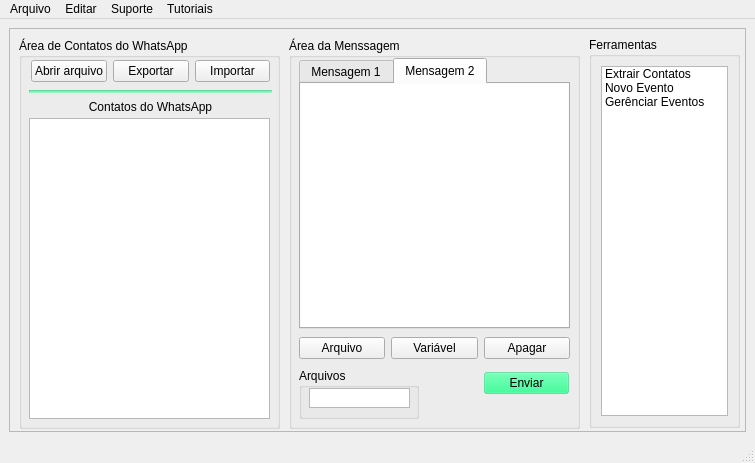
<?xml version="1.0" encoding="UTF-8"?>
<ui version="4.0">
 <author>Gabriel Dantas</author>
 <class>MainWindow</class>
 <widget class="QMainWindow" name="MainWindow">
  <property name="geometry">
   <rect>
    <x>0</x>
    <y>0</y>
    <width>755</width>
    <height>463</height>
   </rect>
  </property>
  <property name="minimumSize">
   <size>
    <width>0</width>
    <height>0</height>
   </size>
  </property>
  <property name="maximumSize">
   <size>
    <width>755</width>
    <height>463</height>
   </size>
  </property>
  <property name="windowTitle">
   <string>Robô WhatsApp</string>
  </property>
  <widget class="QWidget" name="centralwidget">
   <layout class="QGridLayout" name="gridLayout">
    <item row="0" column="0">
     <widget class="QFrame" name="frame">
      <property name="frameShape">
       <enum>QFrame::StyledPanel</enum>
      </property>
      <property name="frameShadow">
       <enum>QFrame::Raised</enum>
      </property>
      <widget class="QGroupBox" name="groupBox">
       <property name="geometry">
        <rect>
         <x>10</x>
         <y>10</y>
         <width>261</width>
         <height>391</height>
        </rect>
       </property>
       <property name="title">
        <string>Área de Contatos do WhatsApp</string>
       </property>
       <widget class="QWidget" name="verticalLayoutWidget">
        <property name="geometry">
         <rect>
          <x>10</x>
          <y>20</y>
          <width>243</width>
          <height>57</height>
         </rect>
        </property>
        <layout class="QVBoxLayout" name="verticalLayout_2">
         <item>
          <layout class="QHBoxLayout" name="horizontalLayout">
           <property name="margin">
            <number>2</number>
           </property>
           <item>
            <widget class="QPushButton" name="pushButton_2">
             <property name="styleSheet">
              <string notr="true">border-color: rgb(0, 170, 127);</string>
             </property>
             <property name="text">
              <string>Abrir arquivo</string>
             </property>
            </widget>
           </item>
           <item>
            <widget class="QPushButton" name="pushButton">
             <property name="text">
              <string>Exportar</string>
             </property>
            </widget>
           </item>
           <item>
            <widget class="QPushButton" name="pushButton_3">
             <property name="text">
              <string>Importar</string>
             </property>
            </widget>
           </item>
          </layout>
         </item>
         <item>
          <widget class="Line" name="line">
           <property name="styleSheet">
            <string notr="true">background-color: rgba(0, 255, 127, 90);</string>
           </property>
           <property name="orientation">
            <enum>Qt::Horizontal</enum>
           </property>
          </widget>
         </item>
         <item>
          <widget class="QLabel" name="label">
           <property name="text">
            <string>Contatos do WhatsApp</string>
           </property>
           <property name="alignment">
            <set>Qt::AlignCenter</set>
           </property>
          </widget>
         </item>
        </layout>
       </widget>
       <widget class="QListView" name="listView">
        <property name="geometry">
         <rect>
          <x>10</x>
          <y>80</y>
          <width>241</width>
          <height>301</height>
         </rect>
        </property>
        <property name="styleSheet">
         <string notr="true">border-color: rgb(0, 170, 127);</string>
        </property>
       </widget>
      </widget>
      <widget class="QGroupBox" name="groupBox_2">
       <property name="geometry">
        <rect>
         <x>280</x>
         <y>10</y>
         <width>291</width>
         <height>391</height>
        </rect>
       </property>
       <property name="styleSheet">
        <string notr="true">gridline-color: rgb(0, 170, 127);</string>
       </property>
       <property name="title">
        <string>Área da Menssagem</string>
       </property>
       <widget class="QTabWidget" name="tabelas_de_mensagens">
        <property name="geometry">
         <rect>
          <x>10</x>
          <y>20</y>
          <width>271</width>
          <height>271</height>
         </rect>
        </property>
        <property name="currentIndex">
         <number>1</number>
        </property>
        <widget class="QWidget" name="tab">
         <attribute name="title">
          <string>Mensagem 1</string>
         </attribute>
         <widget class="QWidget" name="gridLayoutWidget">
          <property name="geometry">
           <rect>
            <x>-1</x>
            <y>-1</y>
            <width>271</width>
            <height>251</height>
           </rect>
          </property>
          <layout class="QGridLayout" name="gridLayout_2">
           <item row="0" column="0">
            <widget class="QTextEdit" name="caixa_msg_1">
             <property name="html">
              <string>&lt;!DOCTYPE HTML PUBLIC &quot;-//W3C//DTD HTML 4.0//EN&quot; &quot;http://www.w3.org/TR/REC-html40/strict.dtd&quot;&gt;
&lt;html&gt;&lt;head&gt;&lt;meta name=&quot;qrichtext&quot; content=&quot;1&quot; /&gt;&lt;style type=&quot;text/css&quot;&gt;
p, li { white-space: pre-wrap; }
&lt;/style&gt;&lt;/head&gt;&lt;body style=&quot; font-family:'MS Shell Dlg 2'; font-size:8.25pt; font-weight:400; font-style:normal;&quot;&gt;
&lt;p style=&quot;-qt-paragraph-type:empty; margin-top:0px; margin-bottom:0px; margin-left:0px; margin-right:0px; -qt-block-indent:0; text-indent:0px; font-size:8pt;&quot;&gt;&lt;br /&gt;&lt;/p&gt;&lt;/body&gt;&lt;/html&gt;</string>
             </property>
            </widget>
           </item>
          </layout>
         </widget>
        </widget>
        <widget class="QWidget" name="tab_2">
         <attribute name="title">
          <string>Mensagem 2</string>
         </attribute>
         <widget class="QWidget" name="gridLayoutWidget_2">
          <property name="geometry">
           <rect>
            <x>-1</x>
            <y>-1</y>
            <width>271</width>
            <height>251</height>
           </rect>
          </property>
          <layout class="QGridLayout" name="gridLayout_3">
           <item row="0" column="0">
            <widget class="QPlainTextEdit" name="plainTextEdit"/>
           </item>
          </layout>
         </widget>
        </widget>
       </widget>
       <widget class="QWidget" name="horizontalLayoutWidget_2">
        <property name="geometry">
         <rect>
          <x>10</x>
          <y>290</y>
          <width>271</width>
          <height>41</height>
         </rect>
        </property>
        <layout class="QHBoxLayout" name="horizontalLayout_2">
         <item>
          <widget class="QPushButton" name="pushButton_5">
           <property name="text">
            <string>Arquivo</string>
           </property>
          </widget>
         </item>
         <item>
          <widget class="QPushButton" name="pushButton_6">
           <property name="text">
            <string>Variável</string>
           </property>
          </widget>
         </item>
         <item>
          <widget class="QPushButton" name="pushButton_4">
           <property name="text">
            <string>Apagar</string>
           </property>
          </widget>
         </item>
        </layout>
       </widget>
       <widget class="QWidget" name="horizontalLayoutWidget_3">
        <property name="geometry">
         <rect>
          <x>185</x>
          <y>330</y>
          <width>101</width>
          <height>31</height>
         </rect>
        </property>
        <layout class="QHBoxLayout" name="horizontalLayout_3">
         <property name="leftMargin">
          <number>10</number>
         </property>
         <property name="rightMargin">
          <number>6</number>
         </property>
         <item>
          <widget class="QPushButton" name="pushButton_7">
           <property name="styleSheet">
            <string notr="true">background-color: rgba(0, 255, 127, 90);</string>
           </property>
           <property name="text">
            <string>Enviar</string>
           </property>
          </widget>
         </item>
        </layout>
       </widget>
       <widget class="QGroupBox" name="groupBox_4">
        <property name="geometry">
         <rect>
          <x>10</x>
          <y>330</y>
          <width>120</width>
          <height>51</height>
         </rect>
        </property>
        <property name="title">
         <string>Arquivos</string>
        </property>
        <widget class="QListWidget" name="listWidget_2">
         <property name="geometry">
          <rect>
           <x>10</x>
           <y>20</y>
           <width>101</width>
           <height>20</height>
          </rect>
         </property>
         <property name="maximumSize">
          <size>
           <width>150</width>
           <height>40</height>
          </size>
         </property>
        </widget>
       </widget>
      </widget>
      <widget class="QGroupBox" name="groupBox_3">
       <property name="geometry">
        <rect>
         <x>580</x>
         <y>9</y>
         <width>151</width>
         <height>391</height>
        </rect>
       </property>
       <property name="title">
        <string>Ferramentas</string>
       </property>
       <layout class="QGridLayout" name="gridLayout_4">
        <item row="0" column="0">
         <widget class="QListWidget" name="listWidget">
          <item>
           <property name="text">
            <string>Extrair Contatos</string>
           </property>
           <property name="whatsThis">
            <string>Extrai contatos de grupos que você participa</string>
           </property>
          </item>
          <item>
           <property name="text">
            <string>Novo Evento</string>
           </property>
          </item>
          <item>
           <property name="text">
            <string>Gerênciar Eventos</string>
           </property>
          </item>
         </widget>
        </item>
       </layout>
      </widget>
     </widget>
    </item>
   </layout>
  </widget>
  <widget class="QMenuBar" name="menubar">
   <property name="geometry">
    <rect>
     <x>0</x>
     <y>0</y>
     <width>755</width>
     <height>21</height>
    </rect>
   </property>
   <widget class="QMenu" name="menuArquivo">
    <property name="title">
     <string>Arquivo</string>
    </property>
   </widget>
   <widget class="QMenu" name="menuEditar">
    <property name="title">
     <string>Editar</string>
    </property>
   </widget>
   <widget class="QMenu" name="menuSuporte">
    <property name="title">
     <string>Suporte</string>
    </property>
   </widget>
   <widget class="QMenu" name="menuTutoriais">
    <property name="title">
     <string>Tutoriais</string>
    </property>
   </widget>
   <addaction name="menuArquivo"/>
   <addaction name="menuEditar"/>
   <addaction name="menuSuporte"/>
   <addaction name="menuTutoriais"/>
  </widget>
  <widget class="QStatusBar" name="statusbar"/>
 </widget>
 <resources/>
 <connections>
  <connection>
   <sender>pushButton_4</sender>
   <signal>clicked()</signal>
   <receiver>caixa_msg_1</receiver>
   <slot>clear()</slot>
   <hints>
    <hint type="sourcelabel">
     <x>515</x>
     <y>357</y>
    </hint>
    <hint type="destinationlabel">
     <x>463</x>
     <y>239</y>
    </hint>
   </hints>
  </connection>
 </connections>
</ui>
